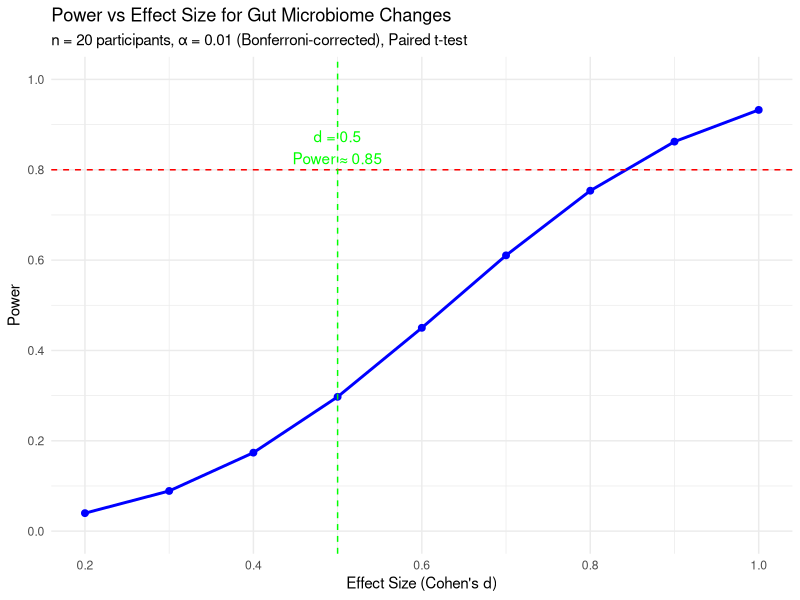
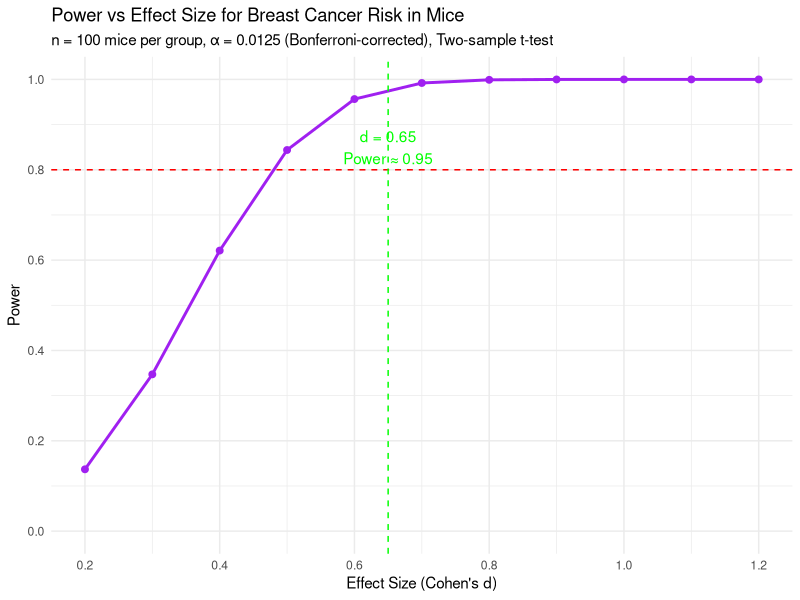
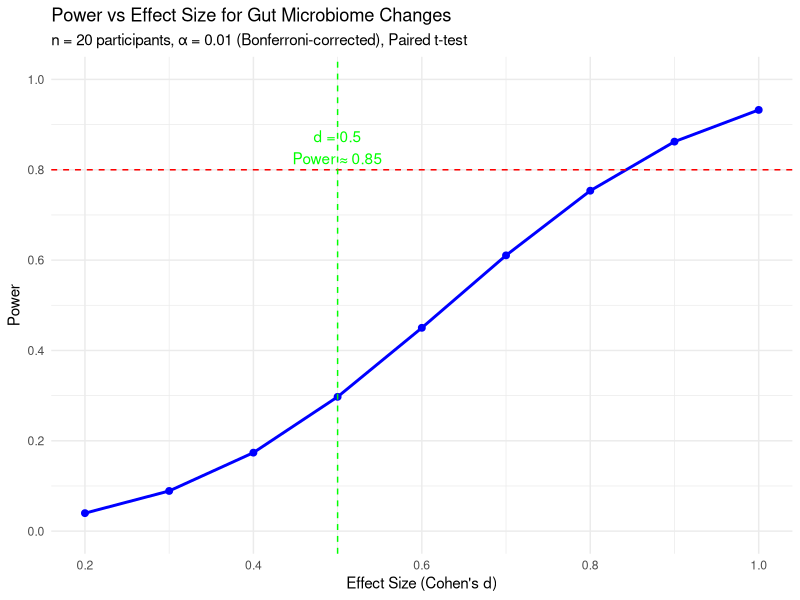
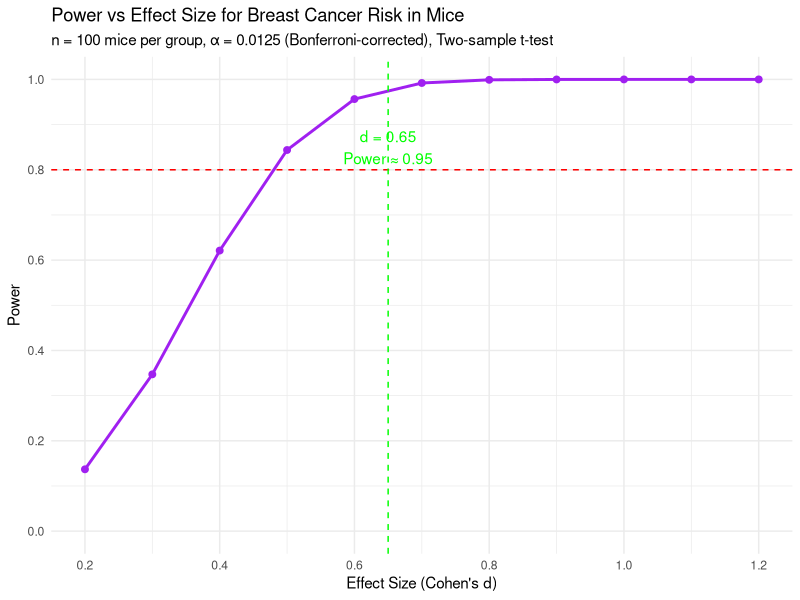

Recreate these plots in R, in order.
# Load required packages
install.packages("pwr")

library(pwr)
library(ggplot2)
library(dplyr)

# Set seed for reproducibility
set.seed(123)

# --- Power Analysis for Changes in the Gut Microbiome (Human Participants) ---

# Parameters
alpha_microbiome <- 0.01  # Bonferroni-corrected alpha (0.05/5)
power_target <- 0.80     # Target power
n_microbiome <- 20       # Number of participants in crossover design
effect_sizes_microbiome <- seq(0.2, 1.0, by = 0.1)  # Range of effect sizes to explore

# Power calculation for paired t-test across effect sizes
power_microbiome <- sapply(effect_sizes_microbiome, function(d) {
  pwr.t.test(n = n_microbiome, 
             d = d, 
             sig.level = alpha_microbiome, 
             type = "paired", 
             alternative = "two.sided")$power
})

# Create data frame for plotting
df_microbiome <- data.frame(
  EffectSize = effect_sizes_microbiome,
  Power = power_microbiome
)

# Plot Power vs Effect Size for Microbiome
plot_microbiome <- ggplot(df_microbiome, aes(x = EffectSize, y = Power)) +
  geom_line(color = "blue", size = 1) +
  geom_point(color = "blue", size = 2) +
  geom_hline(yintercept = 0.80, linetype = "dashed", color = "red") +
  geom_vline(xintercept = 0.5, linetype = "dashed", color = "green") +
  labs(title = "Power vs Effect Size for Gut Microbiome Changes",
       subtitle = "n = 20 participants, α = 0.01 (Bonferroni-corrected), Paired t-test",
       x = "Effect Size (Cohen's d)",
       y = "Power") +
  annotate("text", x = 0.5, y = 0.85, label = "d = 0.5\nPower ≈ 0.85", color = "green") +
  theme_minimal() +
  scale_y_continuous(limits = c(0, 1), breaks = seq(0, 1, by = 0.2)) +
  scale_x_continuous(breaks = seq(0.2, 1.0, by = 0.2))

# Save the plot
ggsave("Power_Microbiome.png", plot_microbiome, width = 8, height = 6, dpi = 300)

# Verify sample size for d = 0.5
sample_size_microbiome <- pwr.t.test(d = 0.5, 
                                     sig.level = alpha_microbiome, 
                                     power = power_target, 
                                     type = "paired", 
                                     alternative = "two.sided")$n
# cat("Required sample size for microbiome (d = 0.5, power = 0.80, α = 0.01):", ceiling(sample_size_microbiome), "\n")

# --- Power Analysis for Breast Cancer Risk (Mouse Model) ---

# Parameters
alpha_mouse <- 0.0125  # Bonferroni-corrected alpha (0.05/4)
power_target <- 0.80   # Target power
n_mouse <- 100         # Number of mice per group
effect_sizes_mouse <- seq(0.2, 1.2, by = 0.1)  # Range of effect sizes to explore

# Power calculation for two-sample t-test across effect sizes
power_mouse <- sapply(effect_sizes_mouse, function(d) {
  pwr.t.test(n = n_mouse, 
             d = d, 
             sig.level = alpha_mouse, 
             type = "two.sample", 
             alternative = "two.sided")$power
})

# Create data frame for plotting
df_mouse <- data.frame(
  EffectSize = effect_sizes_mouse,
  Power = power_mouse
)

# Plot Power vs Effect Size for Mouse Model
plot_mouse <- ggplot(df_mouse, aes(x = EffectSize, y = Power)) +
  geom_line(color = "purple", size = 1) +
  geom_point(color = "purple", size = 2) +
  geom_hline(yintercept = 0.80, linetype = "dashed", color = "red") +
  geom_vline(xintercept = 0.65, linetype = "dashed", color = "green") +
  labs(title = "Power vs Effect Size for Breast Cancer Risk in Mice",
       subtitle = "n = 100 mice per group, α = 0.0125 (Bonferroni-corrected), Two-sample t-test",
       x = "Effect Size (Cohen's d)",
       y = "Power") +
  annotate("text", x = 0.65, y = 0.85, label = "d = 0.65\nPower ≈ 0.95", color = "green") +
  theme_minimal() +
  scale_y_continuous(limits = c(0, 1), breaks = seq(0, 1, by = 0.2)) +
  scale_x_continuous(breaks = seq(0.2, 1.2, by = 0.2))

# Save the plot
ggsave("Power_Mouse.png", plot_mouse, width = 8, height = 6, dpi = 300)

# Verify sample size for d = 0.65
sample_size_mouse <- pwr.t.test(d = 0.65, 
                                sig.level = alpha_mouse, 
                                power = power_target, 
                                type = "two.sample", 
                                alternative = "two.sided")$n
# cat("Required sample size for mouse model (d = 0.65, power = 0.80, α = 0.0125):", ceiling(sample_size_mouse), "\n")

# --- Combined Operating Characteristics Table ---
operating_characteristics <- data.frame(
  Endpoint = rep(c("Microbiome", "Breast Cancer Risk"), each = 5),
  EffectSize = c(0.3, 0.4, 0.5, 0.65, 0.8, 0.4, 0.5, 0.65, 0.8, 1.0),
  Power = c(
    pwr.t.test(n = n_microbiome, d = 0.3, sig.level = alpha_microbiome, type = "paired")$power,
    pwr.t.test(n = n_microbiome, d = 0.4, sig.level = alpha_microbiome, type = "paired")$power,
    pwr.t.test(n = n_microbiome, d = 0.5, sig.level = alpha_microbiome, type = "paired")$power,
    pwr.t.test(n = n_microbiome, d = 0.65, sig.level = alpha_microbiome, type = "paired")$power,
    pwr.t.test(n = n_microbiome, d = 0.8, sig.level = alpha_microbiome, type = "paired")$power,
    pwr.t.test(n = n_mouse, d = 0.4, sig.level = alpha_mouse, type = "two.sample")$power,
    pwr.t.test(n = n_mouse, d = 0.5, sig.level = alpha_mouse, type = "two.sample")$power,
    pwr.t.test(n = n_mouse, d = 0.65, sig.level = alpha_mouse, type = "two.sample")$power,
    pwr.t.test(n = n_mouse, d = 0.8, sig.level = alpha_mouse, type = "two.sample")$power,
    pwr.t.test(n = n_mouse, d = 1.0, sig.level = alpha_mouse, type = "two.sample")$power
  )
)

# Round power values for readability
operating_characteristics$Power <- round(operating_characteristics$Power, 2)

# Print table
print("Operating Characteristics Table:")
print(operating_characteristics)

# Save table as CSV for attachment
# write.csv(operating_characteristics, "Operating_Characteristics.csv", row.names = FALSE)

# Display plots
print(plot_microbiome)
print(plot_mouse)
